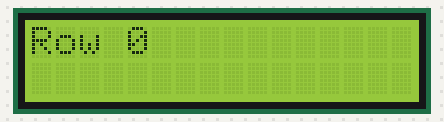
The sketch below on a simulated Arduino Uno, built with avr-gcc and run on an emulated ATmega328P. Shown: 16×2 character LCD.

Above: at 0.1 s.
At 2.1 s:
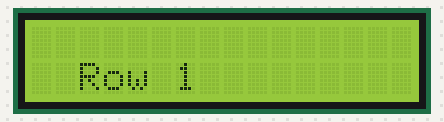

The sketch:

LCD_I2C.ino
```cpp
#include <LiquidCrystal_I2C.h> // Library for LCD

//Declare a LiquidCrystal_I2C object
LiquidCrystal_I2C lcd(0x27, 16, 2); // I2C address 0x27, 16 column and 2 rows

void setup()
{
  //Initialise the lcd
  lcd.init(); //initialize the lcd
  lcd.backlight();  //turn on lcd backlight
  lcd.clear();
}

void loop()
{
  //Print message
  lcd.clear();
  lcd.setCursor(0, 0);  //column_index, row_index
  lcd.print("Row 0");
  delay(2000);

  lcd.clear();
  lcd.setCursor(2, 1);  //column_index, row_index
  lcd.print("Row 1");
  delay(2000);

}
```

Measured:
- what the display in image 1 shows lasts 2.0 s, from 2.1 s to 4.1 s
